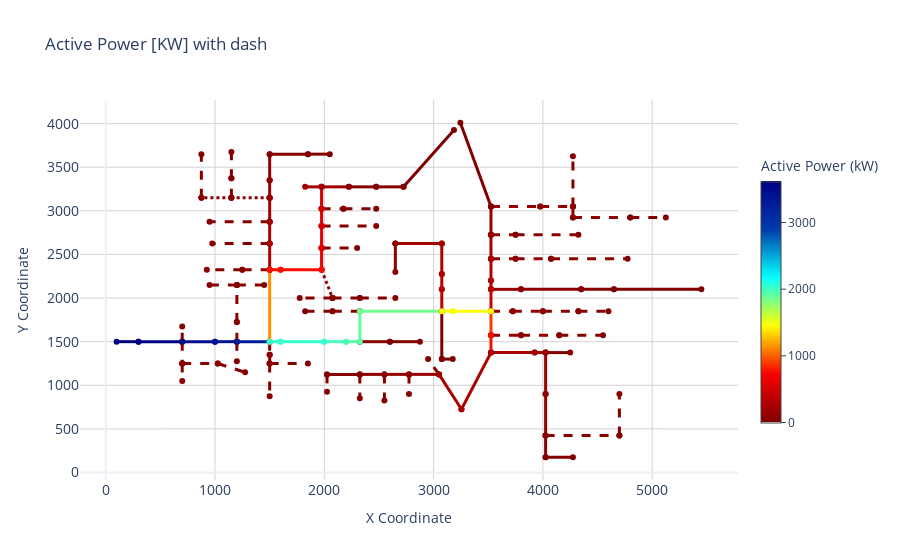
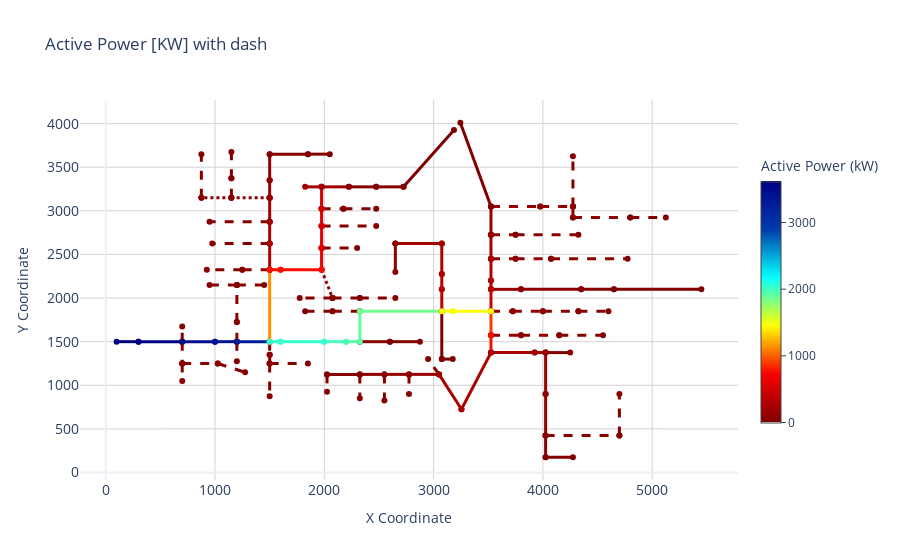

Here is the notebook cell these charts were saved with, in order:
### Markdown cell above
## Step 7: Customize Line Styles and Mark Specific Buses

We can change the line styles and also mark specific buses on the circuit plot.

### Code cell
# Customize plot: Active power with custom dash style for lines
dss_tools.interactive_view.circuit_plot(parameter="active power", title="Active Power [KW] with dash", dash_2ph="dot", dash_1ph="dash")
